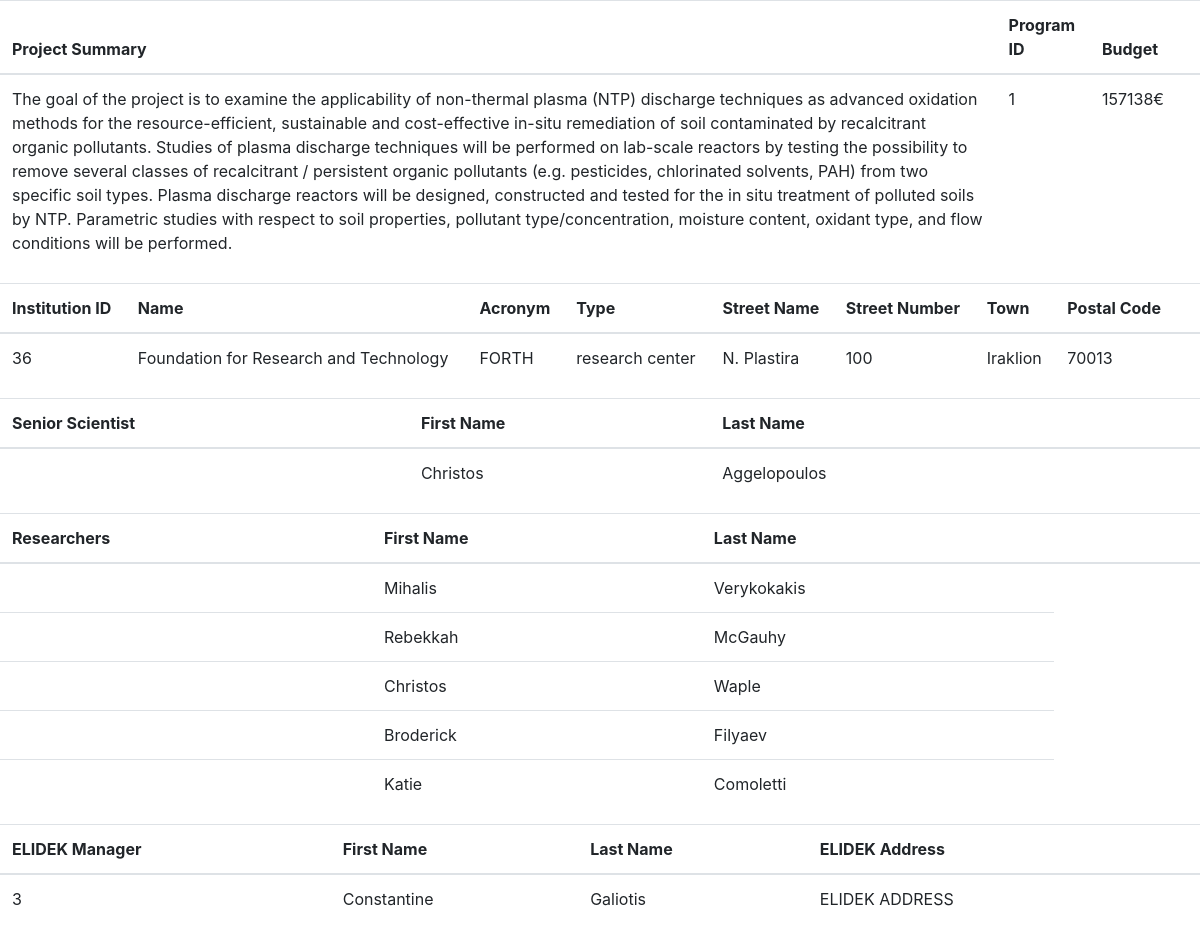
The page /elidek_website/more_research_info.php?id=2 on the database its author committed.
### tables this page shows
CREATE TABLE research (
	research_id INT UNSIGNED AUTO_INCREMENT,
    title VARCHAR(200) NOT NULL,
    summary VARCHAR(1500) DEFAULT ' ',
    start_date DATE NOT NULL DEFAULT (CURRENT_DATE()),
    end_date DATE NOT NULL DEFAULT (DATE_ADD(CURRENT_DATE(), INTERVAL 1 YEAR)),
	CHECK(start_date < end_date),
    duration INT DEFAULT (TIMESTAMPDIFF(MONTH, start_date, end_date)) CHECK (12<=duration AND duration<=48),
    inst_id INT UNSIGNED,
	senior_scientist_id INT UNSIGNED NOT NULL,
	budget INT UNSIGNED CHECK (100000<=budget and budget<=1000000),
    manager_id INT UNSIGNED,
	program_id INT UNSIGNED,
    FOREIGN KEY (inst_id) REFERENCES institute (inst_id) ON DELETE CASCADE ON UPDATE CASCADE,
    FOREIGN KEY (senior_scientist_id) REFERENCES researcher (researcher_id) ON DELETE CASCADE ON UPDATE CASCADE,
    FOREIGN KEY (manager_id) REFERENCES elidek_manager (manager_id) ON DELETE CASCADE ON UPDATE CASCADE,
    FOREIGN KEY (program_id) REFERENCES funding_program (program_id) ON DELETE CASCADE ON UPDATE CASCADE,
    PRIMARY KEY (research_id)
)DEFAULT CHARSET=utf8;

CREATE TABLE institute (
	inst_id INT UNSIGNED AUTO_INCREMENT,
    inst_name VARCHAR(60) NOT NULL,
	acronym VARCHAR(20),
    inst_type VARCHAR(15) NOT NULL
		CHECK (inst_type="university" OR
			inst_type="corporation" OR 
			inst_type="research center"),  
    street_name VARCHAR(45),
    street_number SMALLINT UNSIGNED,
    town VARCHAR(45),
    postal_code INT UNSIGNED,
    PRIMARY KEY (inst_id)
);

CREATE TABLE researcher (
	researcher_id INT UNSIGNED AUTO_INCREMENT,
    first_name VARCHAR(45) NOT NULL,
    last_name VARCHAR(45) NOT NULL,
    gender VARCHAR(6) NOT NULL, 
    birthday DATE DEFAULT (DATE_SUB(CURRENT_DATE(), INTERVAL 18 YEAR)) ,
    age INT GENERATED ALWAYS AS (TIMESTAMPDIFF(YEAR, birthday , CURRENT_DATE())),
    PRIMARY KEY (researcher_id)
);

CREATE TABLE elidek_manager (
	manager_id INT UNSIGNED AUTO_INCREMENT,
    first_name VARCHAR(45) NOT NULL,
    last_name VARCHAR(45) NOT NULL,
    gender VARCHAR(6) NOT NULL,  
    birthday DATE NOT NULL,
    elidek_address VARCHAR(45) NOT NULL,
    PRIMARY KEY (manager_id)
);

### elidek_website/more_research_info.php (the view, shortened to what this page needs)
<!DOCTYPE html>
<html lang = "en">
<head>
    <link rel = "stylesheet" href = "css/styles.css">
    <link rel = "stylesheet" href = "https://cdnjs.cloudflare.com/ajax/libs/font-awesome/6.0.0/css/all.min.css">
    <link rel = "stylesheet" href = "bootstrap/css/bootstrap.min.css">
</head>
<body>
	<?php
        $conn = OpenCon();
		$id = $_GET['id'];
		$sql = "SELECT res.summary, res.program_id, res.budget FROM `research` as res where res.research_id = ".$id." ;";
		$result = mysqli_query($conn,$sql);
		if ($result->num_rows > 0)
		{
		echo '<div class="table-responsive">';
            echo '<table class="table">';
				echo '<thead>';
                    echo '<tr>';
                        echo '<th>Project Summary</th>';
                        echo '<th>Program ID</th>';
                        echo '<th>Budget</th>';
						echo '<th></th>';
					echo '</tr>';
				echo '</thead>';
				echo '<tbody>';
				while($row = mysqli_fetch_row($result))
				{
					echo '<tr>';
						echo '<td>' . $row[0] . '</td>';
						echo '<td>' . $row[1] . '</td>';
						echo '<td>' . $row[2] ."€". '</td>';
					echo '</tr>';
				}
				echo '</tbody>';
			echo '</table>';
		echo '</div>';
		}
		$sql = "SELECT * FROM institute as inst, research as res where res.research_id = ".$id." and inst.inst_id = res.inst_id;";
		$result = mysqli_query($conn,$sql);
		if ($result->num_rows > 0)
		{
		echo '<div class="table-responsive">';
            echo '<table class="table">';
				echo '<thead>';
                    echo '<tr>';
                        echo '<th>Institution ID</th>';
                        echo '<th>Name</th>';
						echo '<th>Acronym</th>';
                        echo '<th>Type</th>';
						echo '<th>Street Name</th>';
						echo '<th>Street Number</th>';
						echo '<th>Town</th>';
						echo '<th>Postal Code</th>';
						echo '<th></th>';
					echo '</tr>';
				echo '</thead>';
				echo '<tbody>';
				while($row = mysqli_fetch_row($result))
				{
					echo '<tr>';
						echo '<td>' . $row[0] . '</td>';
						echo '<td>' . $row[1] . '</td>';
						echo '<td>' . $row[2] . '</td>';
						echo '<td>' . $row[3] . '</td>';
						echo '<td>' . $row[4] . '</td>';
						echo '<td>' . $row[5] . '</td>';
						echo '<td>' . $row[6] . '</td>';
						echo '<td>' . $row[7] . '</td>';
						echo '<td>';
						echo '</td>';
					echo '</tr>';
				}
				echo '</tbody>';
			echo '</table>';
		echo '</div>';
		}
		$sql = "SELECT rer.first_name, rer.last_name FROM `researcher` as rer , `research` as res where res.research_id = ".$id." and rer.researcher_id = res.senior_scientist_id";
		$result = mysqli_query($conn,$sql);
		if ($result->num_rows > 0)
		{
		echo '<div class="table-responsive">';
            echo '<table class="table">';
				echo '<thead>';
                    echo '<tr>';
						echo '<th>Senior Scientist</th>';
                        echo '<th>First Name</th>';
                        echo '<th>Last Name</th>';
                        echo '<th></th>';
						echo '<th></th>';
					echo '</tr>';
				echo '</thead>';
				echo '<tbody>';
				while($row = mysqli_fetch_row($result))
				{
					echo '<tr>';
						echo '<td>';
						echo '<td>' . $row[0] . '</td>';
						echo '<td>' . $row[1] . '</td>';
						echo '</td>';
					echo '</tr>';
				}
				echo '</tbody>';
			echo '</table>';
		echo '</div>';
		}
		$sql = "SELECT rer.first_name, rer.last_name FROM `researcher` as rer , `research` as res, `research_worker` as w where res.research_id = ".$id." and w.research_id = ".$id." and w.worker_id = rer.researcher_id;";
		$result = mysqli_query($conn,$sql);
		if ($result->num_rows > 0)
		{
		echo '<div class="table-responsive">';
            echo '<table class="table">';
				echo '<thead>';
                    echo '<tr>';
						echo '<th>Researchers</th>';
                        echo '<th>First Name</th>';
                        echo '<th>Last Name</th>';
                        echo '<th></th>';
						echo '<th></th>';
					echo '</tr>';
				echo '</thead>';
				echo '<tbody>';
				while($row = mysqli_fetch_row($result))
				{
					echo '<tr>';
						echo '<td>';
						echo '<td>' . $row[0] . '</td>';
						echo '<td>' . $row[1] . '</td>';
						echo '</td>';
					echo '</tr>';
				}
				echo '</tbody>';
			echo '</table>';
		echo '</div>';
		$sql = "SELECT em.manager_id, first_name, last_name, elidek_address FROM elidek_manager as em, `research` as res where res.research_id = ".$id." and em.manager_id = res.manager_id";
		$result = mysqli_query($conn,$sql);
		if ($result->num_rows > 0)
		{
			echo '<div class="table-responsive">';
				echo '<table class="table">';
					echo '<thead>';
						echo '<tr>';
							echo '<th>ELIDEK Manager</th>';
							echo '<th>First Name</th>';
							echo '<th>Last Name</th>';
							echo '<th>ELIDEK Address</th>';
							echo '<th></th>';
						echo '</tr>';
					echo '</thead>';
					echo '<tbody>';
					while($row = mysqli_fetch_row($result))
					{
						echo '<tr>';
							echo '<td>' . $row[0] . '</td>';
							echo '<td>' . $row[1] . '</td>';
							echo '<td>' . $row[2] . '</td>';
							echo '<td>' . $row[3] . '</td>';
						echo '</tr>';
					}
					echo '</tbody>';
				echo '</table>';
			echo '</div>';
		}
		}
	?>
</body>

### rows shown on the page
research: summary "The goal of the project is to examine the applicability of non-thermal plasma (NTP) discharge techniques as advanced oxidation methods for the resource-efficient, sustainable and cost-effective in-situ remediation of soil contaminated by recalcitrant organic pollutants. Studies of plasma discharge techniques will be performed on lab-scale reactors by testing the possibility to remove several classes of recalcitrant / persistent organic pollutants (e.g. pesticides, chlorinated solvents, PAH) from two specific soil types. Plasma discharge reactors will be designed, constructed and tested for the in situ treatment of polluted soils by NTP. Parametric studies with respect to soil properties,…", program "1", budget "157138", inst.inst_id "36", inst.inst_name "Foundation for Research and Technology", inst.acronym "FORTH", inst.inst_type "research center", inst.street_name "N. Plastira", inst.street_number "100", inst.town "Iraklion", inst.postal_code "70013"
researcher: first_name "Christos", last_name "Aggelopoulos"
researcher: first_name "Mihalis", last_name "Verykokakis"
researcher: first_name "Rebekkah", last_name "McGauhy"
researcher: first_name "Christos", last_name "Waple"
researcher: first_name "Broderick", last_name "Filyaev"
researcher: first_name "Katie", last_name "Comoletti"
elidek_manager: manager_id "3", first_name "Constantine", last_name "Galiotis", elidek_address "ELIDEK ADDRESS"
